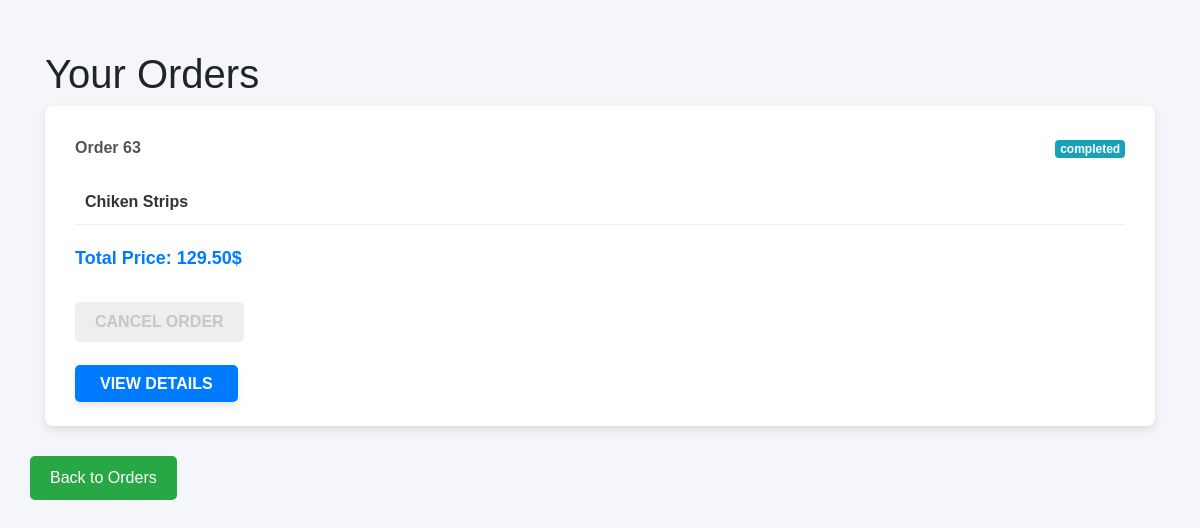
Screenshot of /customer/orders/ (signed in) with the database file from the repository.
### main/models.py (models this page shows, shortened)
class Order(models.Model):
    STATUS_CHOICES = [
        ('pending', 'Pending'),
        ('completed', 'Completed'),
        ('cancelled', 'Cancelled'),
    ]
    customer = models.ForeignKey(settings.AUTH_USER_MODEL, on_delete=models.CASCADE)
    address = models.TextField()
    order_date = models.DateTimeField(auto_now_add=True)
    status = models.CharField(max_length=20, choices=STATUS_CHOICES, default='pending')
    total_price = models.DecimalField(max_digits=10, decimal_places=2, default=0.00)
    discount_amount = models.DecimalField(max_digits=10, decimal_places=2, default=0.00)
    discount_code = models.CharField(max_length=50, blank=True, null=True)
    def is_cancellable(self):
        return self.status == 'pending' and now() <= self.order_date + timedelta(minutes=30)

class OrderItem(models.Model):
    order = models.ForeignKey(Order, related_name='items', on_delete=models.CASCADE)
    food = models.ForeignKey(Food, on_delete=models.CASCADE)
    quantity = models.PositiveIntegerField(default=1)

class Food(models.Model):
    CATEGORY_CHOICES = [
        ('irani', 'Irani'),
        ('kebab', 'Kebab'),
        ('pizza', 'Pizza'),
        ('burger', 'Burger'),
        ('strips', 'Strips'),
        ('salad', 'Salad'),
    ]
    name = models.CharField(max_length=100)
    description = models.TextField()
    price = models.PositiveIntegerField(default=0)
    image = models.ImageField(upload_to='food_images/', default='food_images/default_food.jpg')
    created_by = models.ForeignKey(settings.AUTH_USER_MODEL, on_delete=models.CASCADE)
    category = models.CharField(max_length=50, choices=CATEGORY_CHOICES, default='irani')
    stock = models.PositiveIntegerField(default=0)
    rating = models.DecimalField(max_digits=3, decimal_places=2, default=0.0, blank=True)
    rating_count = models.PositiveIntegerField(default=0)
    preparation_time = models.PositiveBigIntegerField(default=30)

### main/views.py (the view)
# urls.py: path('customer/orders/', CustomerOrderListView.as_view(), name='customer_order_list'),
class CustomerOrderListView(LoginRequiredMixin, ListView):
    model = Order
    template_name = 'customer/order_list.html'
    context_object_name = 'orders'
    def get_queryset(self):
        return Order.objects.filter(customer=self.request.user).order_by('-order_date', 'status')

### main/templates/customer/order_list.html (shortened to what this page needs)
<!DOCTYPE html>
<html lang="en">
  <head>
    <link
      href="https://stackpath.bootstrapcdn.com/bootstrap/4.5.2/css/bootstrap.min.css"
      rel="stylesheet"
    />
  </head>
  <body>
    <div class="container">
      <h1>Your Orders</h1>
      {% if orders %}
      <div class="row">
        {% for order in orders %}
        <div class="col-md-12">
          <div class="order-item">
            <div class="row">
              <div class="col-md-6">
                <span>Order {{ order.id }}</span>
              </div>
              <div class="col-md-6 text-right">
                <span class="badge badge-info">{{ order.status }}</span>
              </div>
            </div>
            <ul>
              {% for item in order.items.all %}
              <li>
                <div>
                  <strong>{{ item.food.name }}</strong>
                </div>
              </li>
              {% endfor %}
            </ul>
            <div class="total-price">
              <span>Total Price: {{ order.total_price }}$</span>
            </div>
            <form method="POST" action="{% url 'cancel_order' order.id %}">
              <button
                type="submit"
                class="btn btn-danger btn-sm"
                {% if not order.is_cancellable %}
                  disabled
                {% endif %}
              >
                Cancel Order
              </button>
            </form>
            <a href="{% url 'customer_order_detail' order.id %}" class="btn-detail"
              >View Details</a
            >
          </div>
        </div>
        {% endfor %}
        <a href="{% url 'customer_dashboard' %}" class="btn-back"
          >Back to Orders</a
        >
      </div>
      {% else %}
      <p class="empty-message">You have no orders yet.</p>
      {% endif %}
    </div>
  </body>
</html>

### main/templates/customer/order_list.html (style rules this page uses)
body { background-color: #f4f6f9; font-family: Arial, sans-serif; }
.container { margin-top: 50px; }
.order-item { background-color: #ffffff; padding: 30px; border-radius: 8px; box-shadow: 0 4px 10px rgba(0, 0, 0, 0.1); margin-bottom: 30px; }
.order-item .row { display: flex; justify-content: space-between; align-items: center; margin-bottom: 20px; }
.order-item .col-md-6 { font-size: 16px; color: #555; }
.order-item .col-md-6 span { font-weight: bold; }
.order-item ul { list-style-type: none; padding-left: 0; }
.order-item ul li { display: flex; justify-content: space-between; align-items: center; margin-bottom: 10px; padding: 10px; border-bottom: 1px solid #f1f1f1; }
.order-item ul li strong { color: #333; }
.order-item .total-price { font-size: 18px; font-weight: bold; color: #007bff; margin-top: 20px; }
.btn-danger { background-color: #dc3545; color: white; border-radius: 5px; padding: 8px 20px; border: none; font-size: 16px; cursor: pointer; transition: all 0.3s ease-in-out; box-shadow: 0 4px 6px rgba(0, 0, 0, 0.1); text-transform: uppercase; font-weight: bold; margin-bottom: 30px; margin-top: 30px; }
.btn-detail { background-color: #007bff; color: white; border-radius: 5px; padding: 10px 25px; border: none; font-size: 16px; cursor: pointer; transition: all 0.3s ease-in-out; box-shadow: 0 4px 6px rgba(0, 0, 0, 0.1); text-transform: uppercase; font-weight: bold; margin-top: 10px; }
.btn-danger:disabled { background-color: #e5e5e5; color: #aaa; cursor: not-allowed; box-shadow: none; }
.btn-back { background-color: #28a745; color: white; border-radius: 5px; padding: 10px 20px; text-decoration: none; display: inline-block; margin-bottom: 30px; transition: background-color 0.3s ease; }

### rows the page displays
Order: id "63", status "completed", total_price "129.50"
OrderItem: food.name "Chiken Strips"
